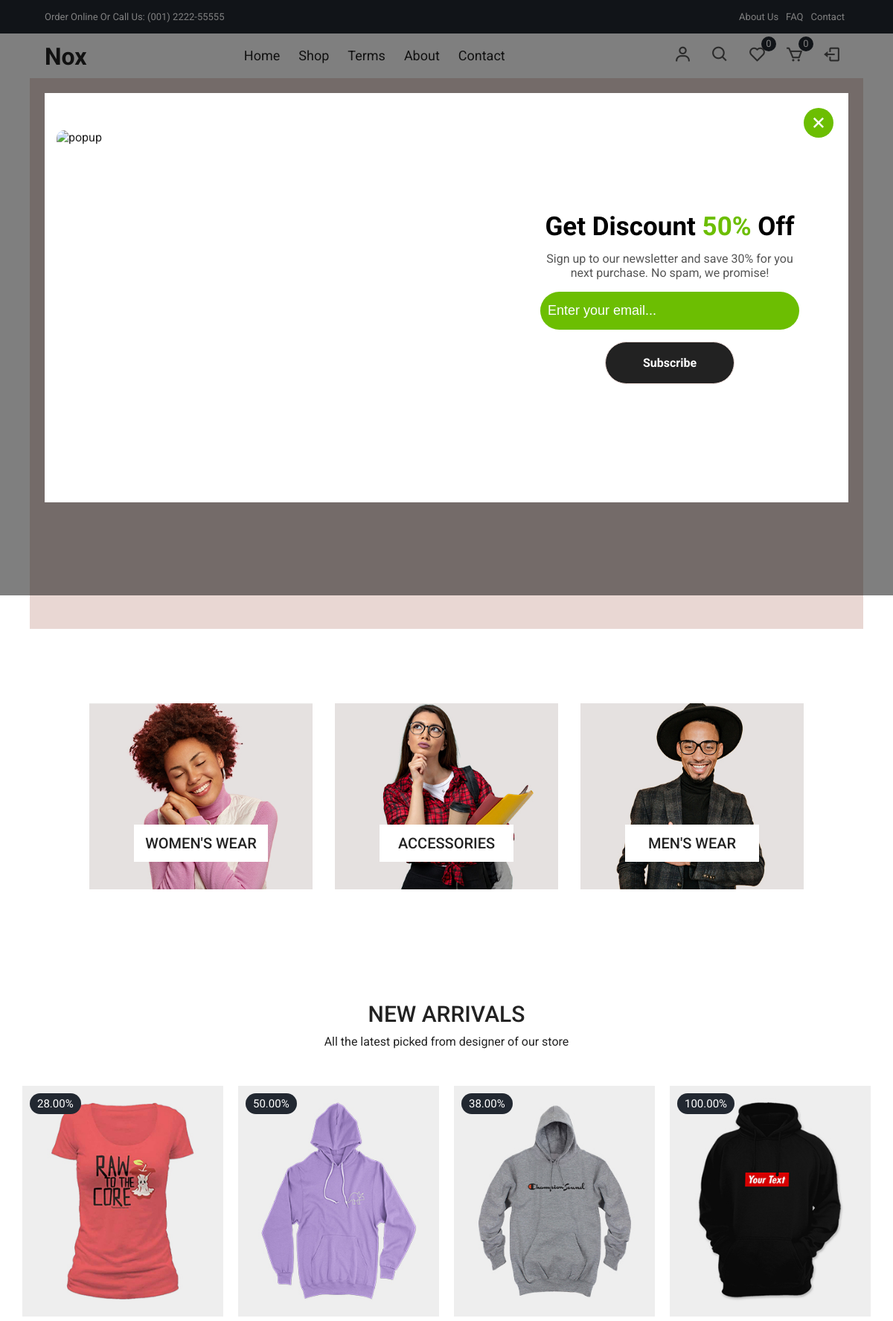
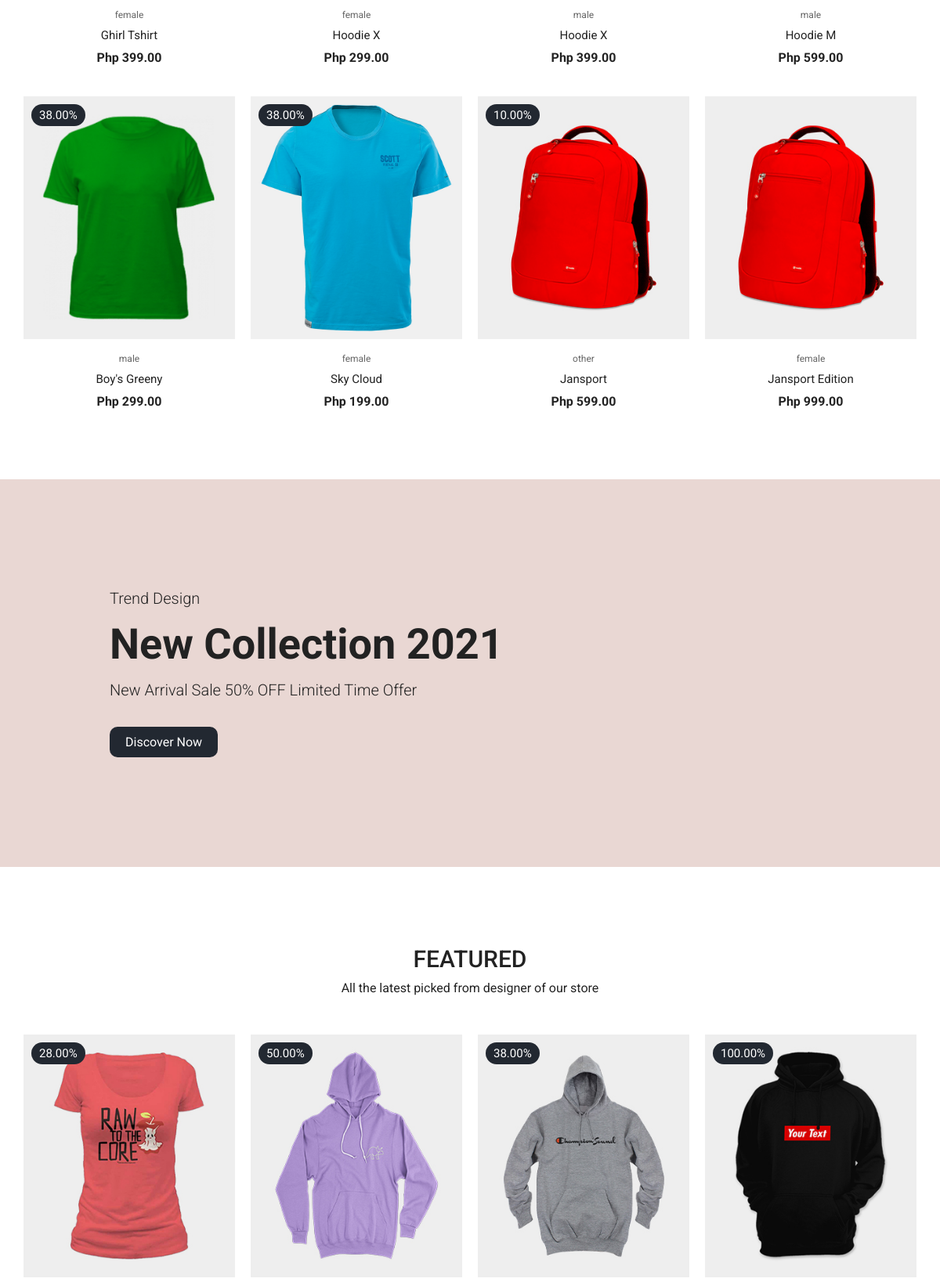
/user/index.php (signed in, upper part), run on the app's committed database (2 pictures, top to bottom).
### tables this page shows
CREATE TABLE `products` (
  `id` int(11) NOT NULL,
  `name_item` varchar(250) NOT NULL,
  `type` varchar(50) NOT NULL,
  `color` varchar(50) NOT NULL,
  `size` varchar(50) NOT NULL,
  `manufacturer` varchar(100) NOT NULL,
  `description` varchar(250) NOT NULL,
  `category` varchar(250) NOT NULL,
  `quantity` int(15) NOT NULL,
  `status` varchar(50) NOT NULL,
  `image_front` longblob NOT NULL,
  `image_back` longblob NOT NULL,
  `discount` decimal(5,2) NOT NULL,
  `price` decimal(10,2) NOT NULL,
  `date_insert` date NOT NULL DEFAULT current_timestamp()
);

### user/index.php (the view, shortened to what this page needs)
<?php
include 'dbconn/conn.php';
$email = $_SESSION['email'];
$stmt = $conn->prepare("SELECT * FROM customer WHERE email = ?");
$stmt->bind_param("s", $email);
$stmt->execute();
$result = $stmt->get_result();
if ($result->num_rows > 0) {
    $user = $result->fetch_assoc();
    $user_id = $user['id'];
} else {
    header("Location: login-signup.php?error=Login%20First");
    exit();
}
?>
<!DOCTYPE html>
<html lang="en">
  <head>
    <link
      href="https://unpkg.com/boxicons@2.0.7/css/boxicons.min.css"
      rel="stylesheet"
    />
    <link rel="stylesheet" href="https://cdnjs.cloudflare.com/ajax/libs/Glide.js/3.4.1/css/glide.core.css">
    <link rel="stylesheet" href="https://cdnjs.cloudflare.com/ajax/libs/Glide.js/3.4.1/css/glide.theme.css">
    <link rel="stylesheet" href="./css/styles.css" />
  </head>
  <?php
$query = $conn->prepare("SELECT COUNT(id) AS numberofproduct FROM addcart WHERE customer_id = ? AND status != 'Paid'");
$query->bind_param("s", $user_id);
$query->execute();
$result = $query->get_result();
if ($result && $result->num_rows > 0) {
    $row = $result->fetch_assoc();
    $numberofproduct = $row['numberofproduct'];
} else {
    $numberofproduct = 0;
}
?>
<?php
$user_id = $_SESSION['user_id'];
$query = $conn->prepare("SELECT COUNT(id) AS numberwish  FROM wishlist WHERE customer_id = ?");
$query->bind_param("s", $user_id);
$query->execute();
$result = $query->get_result();
if ($result && $result->num_rows > 0) {
    $row = $result->fetch_assoc();
    $numberwish  = $row['numberwish'];
} else {
    $numberwish  = 0;
}
?>
  <body>
    <header class="header" id="header">
      <div class="top-nav">
        <div class="container d-flex">
          <p>Order Online Or Call Us: (001) 2222-55555</p>
          <ul class="d-flex">
            <li><a href="#">About Us</a></li>
            <li><a href="#">FAQ</a></li>
            <li><a href="#">Contact</a></li>
          </ul>
        </div>
      </div>
      <div class="navigation">
        <div class="nav-center container d-flex">
        <a href="/" class="logo"><h1>Nox</h1></a>
          <ul class="nav-list d-flex">
            <li class="nav-item">
              <a href="index.php" class="nav-link">Home</a>
            </li>
            <li class="nav-item">
              <a href="product.php" class="nav-link">Shop</a>
            </li>
            <li class="nav-item">
            <a href="#terms" class="nav-link">Terms</a>
            </li>
            <li class="nav-item">
              <a href="#about" class="nav-link">About</a>
            </li>
            <li class="nav-item">
              <a href="#contact" class="nav-link">Contact</a>
            </li>
          </ul>
          <div class="icons d-flex">
            <a href="login-signup.php" class="icon">
              <i class="bx bx-user"></i>
            </a>
            <div class="icon">
              <i class="bx bx-search"></i>
            </div>
            <a href="wishlist.php" class="icon">
              <i class="bx bx-heart"></i>
              <span id="wishlistCount" class="d-flex"><?php echo $numberwish; ?></span>
              </a>
            <a href="cart.php" class="icon">
              <i class="bx bx-cart"></i>
              <span id="count" class="d-flex"><?php echo $numberofproduct; ?></span>
            </a>
            <a href="logout.php" class="icon">
              <i class="bx bx-log-out"></i>
            </a>
          </div>
        </div>
      </div>
    <div class="hero">
      <div class="glide" id="glide_1">
        <div class="glide__track" data-glide-el="track">
          <ul class="glide__slides">
            <li class="glide__slide">
              <div class="center">
              </div>
            </li>
            <li class="glide__slide">
              <div class="center">
              </div>
            </li>
          </ul>
        </div>
      </div>
    </div>
    </header>
    <section class="section category">
      <div class="cat-center">
        <div class="cat">
          <img src="./images/cat3.jpg" alt="" />
          <div>
            <p>WOMEN'S WEAR</p>
          </div>
        </div>
        <div class="cat">
          <img src="./images/cat2.jpg" alt="" />
          <div>
            <p>ACCESSORIES</p>
          </div>
        </div>
        <div class="cat">
          <img src="./images/cat1.jpg" alt="" />
          <div>
            <p>MEN'S WEAR</p>
          </div>
        </div>
      </div>
    </section>
<?php
  $stmt = $conn->prepare("SELECT id, name_item, type, discount, price, image_front FROM products WHERE YEAR(date_insert) = 2024 LIMIT 8");
  $stmt->execute();
  $new = $stmt->get_result()->fetch_all(MYSQLI_ASSOC);
?>
<section class="section new-arrival">
  <div class="title">
    <h1>NEW ARRIVALS</h1>
    <p>All the latest picked from designer of our store</p>
  </div>
  <div class="product-center">
    <?php foreach ($new as $product): ?>
    <div class="product-item">
      <div class="overlay">
        <a href="productDetails.php?id=<?php echo $product['id']; ?>" class="product-thumb">
          <img src="../admin/uploads/<?php echo $product['image_front']; ?>" alt="<?php echo $product['name_item']; ?>" />
        </a>
        <?php if ($product['discount'] > 0): ?>
        <span class="discount"><?php echo $product['discount']; ?>%</span>
        <?php endif; ?>
      </div>
      <div class="product-info">
        <span><?php echo $product['type']; ?></span>
        <a href="productDetails.php?id=<?php echo $product['id']; ?>"><?php echo htmlspecialchars($product['name_item']); ?></a>
        <h4>Php <?php echo $product['price']; ?></h4>
      </div>
      <ul class="icons">
      </ul>
    </div>
    <?php endforeach; ?>
  </div>
</section>
    <section class="section banner">
<div class="left">
  <span class="trend">Trend Design</span>
  <h1>New Collection 2021</h1>
  <p>New Arrival <span class="color">Sale 50% OFF</span> Limited Time Offer</p>
  <a href="#" class="btn btn-1">Discover Now</a>
</div>
    </section>
<?php
  $stmt = $conn->prepare("SELECT id, name_item, type, discount, price, image_front FROM products WHERE YEAR(date_insert) = 2024 LIMIT 4 ");
  $stmt->execute();
  $featured = $stmt->get_result()->fetch_all(MYSQLI_ASSOC);
?>
<section class="section new-arrival">
  <div class="title">
    <h1>Featured</h1>
    <p>All the latest picked from designer of our store</p>
  </div>
  <div class="product-center">
    <?php foreach ($featured as $product): ?>
    <div class="product-item">
      <div class="overlay">
        <a href="productDetails.php?id=<?php echo $product['id']; ?>" class="product-thumb">
          <img src="./images/<?php echo $product['image_front']; ?>" alt="<?php echo $product['name_item']; ?>" />
        </a>
        <?php if ($product['discount'] > 0): ?>
        <span class="discount"><?php echo $product['discount']; ?>%</span>
        <?php endif; ?>
      </div>
      <ul class="icons">
      </ul>
    </div>
    <?php endforeach; ?>
  </div>
</section>
  <div class="popup hide-popup">
    <div class="popup-content">
      <div class="popup-close">
        <i class='bx bx-x'></i>
      </div>
      <div class="popup-left">
        <div class="popup-img-container">
          <img class="popup-img" src="./images/popup.jpg" alt="popup">
        </div>
      </div>
      <div class="popup-right">
        <div class="right-content">
          <h1>Get Discount <span>50%</span> Off</h1>
          <p>Sign up to our newsletter and save 30% for you next purchase. No spam, we promise!
          </p>
          <form action="#">
            <input type="email" placeholder="Enter your email..." class="popup-form">
            <a href="#">Subscribe</a>
          </form>
        </div>
      </div>
    </div>
  </div>
  </body>
</html>

### data on the page
products: image_front (picture), discount "28.00", type "female", name_item "Ghirl Tshirt", price "399.00"
products: image_front (picture), discount "50.00", type "female", name_item "Hoodie X", price "299.00"
products: image_front (picture), discount "38.00", type "male", name_item "Hoodie X", price "399.00"
products: image_front (picture), discount "100.00", type "male", name_item "Hoodie M", price "599.00"
products: image_front (picture), discount "38.00", type "male", name_item "Boy's Greeny", price "299.00"
products: image_front (picture), discount "38.00", type "female", name_item "Sky Cloud", price "199.00"
products: image_front (picture), discount "10.00", type "other", name_item "Jansport", price "599.00"
products: image_front (picture), type "female", name_item "Jansport Edition", price "999.00"

### other printed values
$numberwish "0"
$numberofproduct "0"
